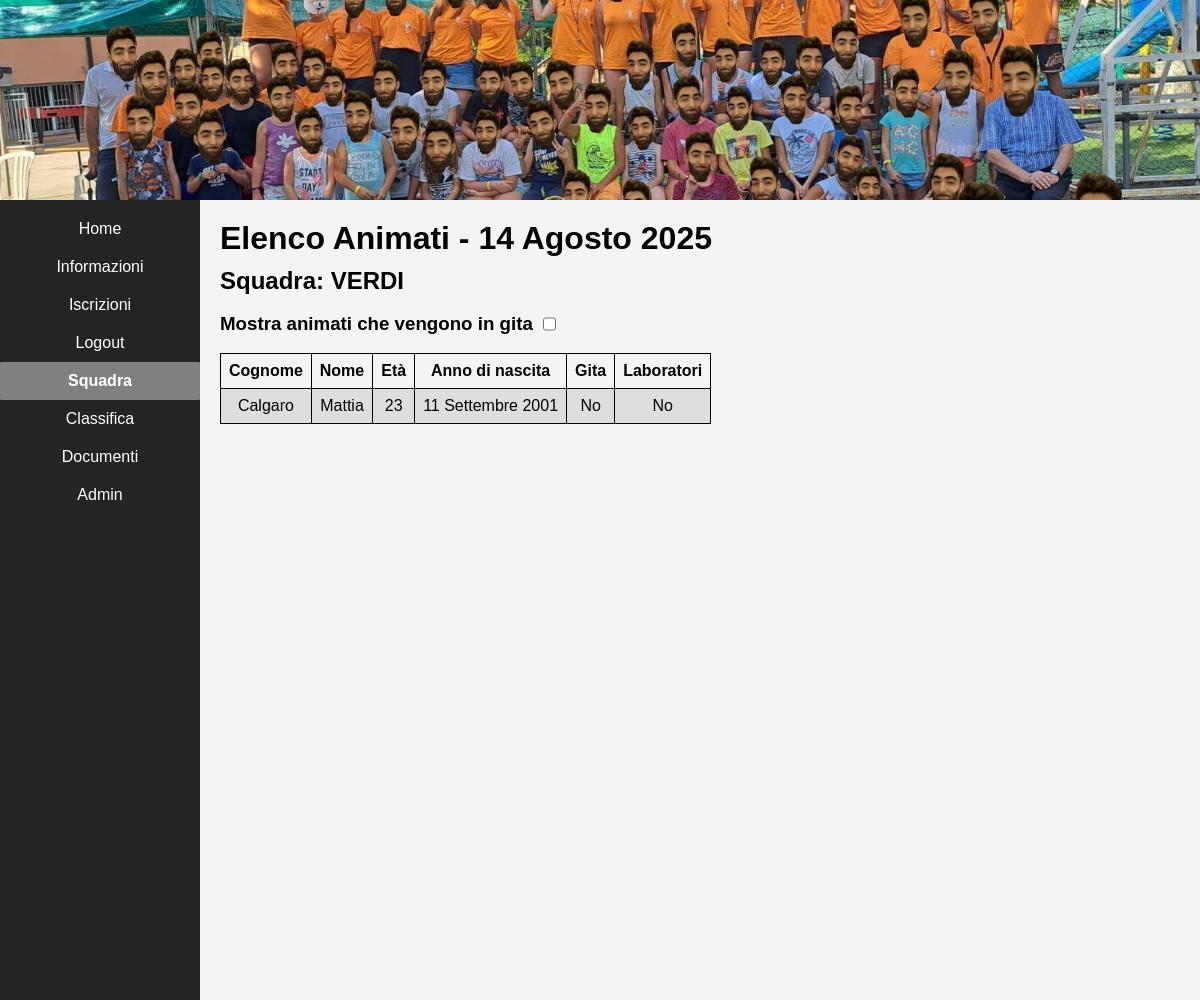
/appello/squadra/verdi, run on the app's committed database.
### b_app/models.py (models this page shows, shortened)
class Iscritto(models.Model):
    nome_figlio = models.CharField(max_length=100)
    cognome_figlio = models.CharField(max_length=100)
    squadra = models.CharField(max_length=10, blank=True, null=True, choices=TEAM_CHOICES)
    padre = models.CharField(max_length=100, blank=True, null=True)
    madre = models.CharField(max_length=100, blank=True, null=True)
    tutore = models.CharField(max_length=100, blank=True, null=True)
    data_figlio = models.DateField()
    luogo_nascita = models.CharField(max_length=100)
    residenza = models.CharField(max_length=150)
    fratelli = models.BooleanField(default=False)
    telefono1 = PhoneNumberField(region='IT')
    telefono2 = PhoneNumberField(region='IT', blank=True, null=True)
    allergie = models.CharField(max_length=255, blank=True, null=True)
    foto = models.BooleanField(default=False)
    sito = models.BooleanField(default=False)
    uscita_autonoma = models.BooleanField(default=False)
    cucina = models.ManyToManyField('cucina', blank=True)
    contatti = models.CharField(max_length=200, blank=True, null=True)
    note = models.CharField(max_length=500, blank=True, null=True)
    gita = models.BooleanField(default=False)
    necessita = models.CharField(max_length=500, blank=True, null=True)
    documento = models.FileField(upload_to='documenti/', blank=True, null=True)
    pagamenti = models.ManyToManyField('pagamenti', blank=True)
    laboratori = models.BooleanField(default=False)
    @property
    def eta(self):
        if self.data_figlio:
            oggi = date.today()
            return oggi.year - self.data_figlio.year - (
                (oggi.month, oggi.day) < (self.data_figlio.month, self.data_figlio.day)
            )
        return None

### b_app/views.py (the view)
# urls.py: path('appello/squadra/verdi', views.verdi, name='squadra_verde'),
def verdi(request):
    iscritti = Iscritto.objects.filter(squadra="Verdi")
    oggi = timezone.now().date()
    return render(request, 'verdi.html', {
        'iscritti': iscritti,
        'oggi': oggi,
    })

### b_app/templates/verdi.html (shortened to what this page needs)
{% extends 'squadra.html' %}
    {% block navbar %}
    <nav class="nav1">
        <ul>
        <li class="nav-item"><a class="a" id="home" href="/home/">Home</a></li>
        <li class="nav-item"><a class="a" href="/info2/">Informazioni</a></li>
        <li class="nav-item"><a class="a" href="/iscritti/">Iscrizioni</a></li>
        <li class="nav-item"><a class="a" href="/">Logout</a></li>
        <li class="dropdown dropbtn active">Squadra
        </li>
        <li class="nav-item"><a class="a" href="/classifica/">Classifica</a></li>
		<li class="nav-item"><a class="a" href="/files/">Documenti</a></li>
        <li class="nav-item"><a class="a" href="/admin/">Admin</a></li>
        </ul>
    </nav>
    {% endblock %}
    {% block main %}
    <main id="main" class="content">
        <h1>Elenco Animati - {{ oggi }}</h1>
        <h2>Squadra: VERDI</h2><br>
        <div style="display: flex; gap: 10px">
            <h3>Mostra animati che vengono in gita</h3>
            <input type="checkbox" onchange="filtraPerValore('squadra', 4, 'Sì', this.checked)">
        </div><br>
        <table id="squadra">
            <thead>
                <tr>
                    <th onclick="sortTable(this)">Cognome</th>
                    <th onclick="sortTable(this)">Nome</th>
                    <th onclick="sortTable(this)">Età</th>
                    <th onclick="sortTable(this)">Anno di nascita</th>
                    <th>Gita</th>
                    <th>Laboratori</th>
                </tr>
            </thead>
            <tbody>
                {% for iscritto in iscritti %}
                    <tr>
                        <td>{{ iscritto.cognome_figlio }}</td>
                        <td>{{ iscritto.nome_figlio }}</td>
                        <td>{{ iscritto.eta }}</td>
                        <td>{{ iscritto.data_figlio }}</td>
                        <td>{{ iscritto.gita|yesno:"Sì,No" }}</td>
                        <td>{{ iscritto.laboratori|yesno:"Sì,No" }}</td>
                    </tr>
                {% empty %}
                    <tr><td colspan="6">Nessun animato.</td></tr>
                {% endfor %}
            </tbody>
        </table>
    </main>
    {% endblock %}

### b_app/static/style.css (style rules this page uses)
* { box-sizing: border-box; margin: 0; padding: 0; }
body { font-family: Arial, sans-serif; background-color: #f4f4f4; line-height: 1,5; }
.nav1 ul { background-color: rgba(0, 0, 0, 0.85); color: white; width: 100%; padding: 10px 0; overflow: auto; height: 100%; list-style: none; display: flex; flex-direction: column; align-items: center; margin: 0vh; }
.nav1 li { width: 100%; text-align: center; }
.nav1 li a.a { color: white; text-decoration: none; padding: 10px 15px; display: block; text-align: center; cursor: pointer; transition: 0.2s; }
li.dropdown { display: inline-block; position: static; }
.dropdown { color: black; text-decoration: none; padding: 10px 15px; display: block; width: 100%; text-align: center; cursor: pointer; transition: 0.2s; }
.dropbtn { color: white; text-decoration: none; padding: 10px 15px; display: block; width: 100%; text-align: center; cursor: pointer; transition: 0.2s; }
.nav1 a.active, li.active { background-color: grey; color: white; font-weight: bold; border-radius: 1px; }
.content { padding: 20px; background-color: rgba(255, 255, 255, 0); text-align: justify; line-height: 1,5; }
h1 { padding-bottom: 10px; }
table { font-family: arial, sans-serif; border-collapse: collapse; }
td, th { border: 1px solid #000000; text-align: center; padding: 8px; height: auto; border-collapse: collapse; }
th { background-color: #f4f4f4; }
tr:nth-child(odd) { background-color: #85858533; }
.content, .container { min-width: 0; }
@media (min-width: 768px) { .nav1 { width: 200px; height: 100vh; position: sticky; top: 0; } }
@media (min-width: 768px) { .nav1 ul { flex-direction: column; align-items: center; } }
@media (min-width: 768px) { .nav1 a.a { text-align: center; padding-left: 20px; width: 100%; } }
@media (min-width: 768px) { .content { width: 75%; } }
@media (min-width: 768px) { td, th { width: auto; overflow: visible; } }

### b_app/static/print.css (style rules this page uses)
table { border-collapse: collapse; width: 100%; font-size: 12pt; }
th, td { border: 1px solid #333; padding: 8px; text-align: left; }
th { background-color: #f0f0f0; }
body { color: #000; background: #fff; }
tr, td, th { page-break-inside: avoid; }

### data on the page
Iscritto: cognome_figlio "Calgaro", nome_figlio "Mattia", eta "23", data_figlio "11 Settembre 2001", gita "No", laboratori "No"
